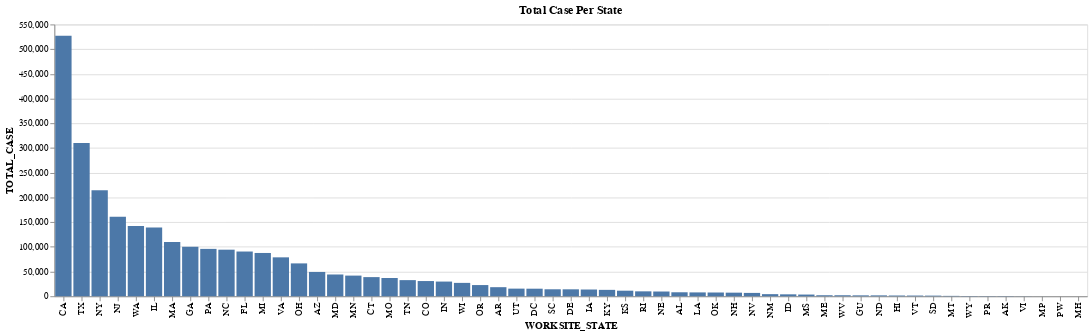

Notebook code cell kept with this figure:
### Markdown cell above
🔍 **Analysis:**

### Code cell
# get the number of cases for each state and sort it descendingly
state_count = df.groupby(['WORKSITE_STATE'])['WORKSITE_STATE'].count().reset_index(name='TOTAL_CASE')
state_count = state_count.sort_values('TOTAL_CASE', ascending=False)

# plot the bar plot of the case number for each state
# https://stackoverflow.com/questions/52877697/order-bar-chart-in-altair
alt.Chart(state_count, title='Total Case Per State').mark_bar().encode(
  alt.X('WORKSITE_STATE', sort=alt.EncodingSortField(field="WORKSITE_STATE", op="count", order='descending')),
  alt.Y('TOTAL_CASE'),
  tooltip='TOTAL_CASE'
)

### Figure 1 — Vega-Lite specification as saved in the notebook (floating-point values rounded to 4 significant figures)
{"config": {"view": {"continuousWidth": 400, "continuousHeight": 300}}, "data": {"name": "data-185fb9410fd6f9b9c1e901ca671077eb"}, "mark": "bar", "encoding": {"tooltip": {"field": "TOTAL_CASE", "type": "quantitative"}, "x": {"field": "WORKSITE_STATE", "sort": {"field": "WORKSITE_STATE", "op": "count", "order": "descending"}, "type": "nominal"}, "y": {"field": "TOTAL_CASE", "type": "quantitative"}}, "title": "Total Case Per State", "$schema": "https://vega.github.io/schema/vega-lite/v4.17.0.json", "datasets": {"data-185fb9410fd6f9b9c1e901ca671077eb": [{"WORKSITE_STATE": "CA", "TOTAL_CASE": 527209}, {"WORKSITE_STATE": "TX", "TOTAL_CASE": 310177}, {"WORKSITE_STATE": "NY", "TOTAL_CASE": 214280}, {"WORKSITE_STATE": "NJ", "TOTAL_CASE": 160963}, {"WORKSITE_STATE": "WA", "TOTAL_CASE": 142071}, {"WORKSITE_STATE": "IL", "TOTAL_CASE": 139157}, {"WORKSITE_STATE": "MA", "TOTAL_CASE": 110035}, {"WORKSITE_STATE": "GA", "TOTAL_CASE": 100180}, {"WORKSITE_STATE": "PA", "TOTAL_CASE": 95884}, {"WORKSITE_STATE": "NC", "TOTAL_CASE": 94264}, {"WORKSITE_STATE": "FL", "TOTAL_CASE": 90532}, {"WORKSITE_STATE": "MI", "TOTAL_CASE": 87612}, {"WORKSITE_STATE": "VA", "TOTAL_CASE": 78753}, {"WORKSITE_STATE": "OH", "TOTAL_CASE": 66514}, {"WORKSITE_STATE": "AZ", "TOTAL_CASE": 49209}, {"WORKSITE_STATE": "MD", "TOTAL_CASE": 44061}, {"WORKSITE_STATE": "MN", "TOTAL_CASE": 41807}, {"WORKSITE_STATE": "CT", "TOTAL_CASE": 38751}, {"WORKSITE_STATE": "MO", "TOTAL_CASE": 36971}, {"WORKSITE_STATE": "TN", "TOTAL_CASE": 32653}, {"WORKSITE_STATE": "CO", "TOTAL_CASE": 30796}, {"WORKSITE_STATE": "IN", "TOTAL_CASE": 29737}, {"WORKSITE_STATE": "WI", "TOTAL_CASE": 27080}, {"WORKSITE_STATE": "OR", "TOTAL_CASE": 22663}, {"WORKSITE_STATE": "AR", "TOTAL_CASE": 18375}, {"WORKSITE_STATE": "UT", "TOTAL_CASE": 15449}, {"WORKSITE_STATE": "DC", "TOTAL_CASE": 15307}, {"WORKSITE_STATE": "SC", "TOTAL_CASE": 14116}, {"WORKSITE_STATE": "DE", "TOTAL_CASE": 14055}, {"WORKSITE_STATE": "IA", "TOTAL_CASE": 13646}, {"WORKSITE_STATE": "KY", "TOTAL_CASE": 12951}, {"WORKSITE_STATE": "KS", "TOTAL_CASE": 11271}, {"WORKSITE_STATE": "RI", "TOTAL_CASE": 9950}, {"WORKSITE_STATE": "NE", "TOTAL_CASE": 9616}, {"WORKSITE_STATE": "AL", "TOTAL_CASE": 8063}, {"WORKSITE_STATE": "LA", "TOTAL_CASE": 7807}, {"WORKSITE_STATE": "OK", "TOTAL_CASE": 7602}, {"WORKSITE_STATE": "NH", "TOTAL_CASE": 7287}, {"WORKSITE_STATE": "NV", "TOTAL_CASE": 6784}, {"WORKSITE_STATE": "NM", "TOTAL_CASE": 4275}, {"WORKSITE_STATE": "ID", "TOTAL_CASE": 3908}, {"WORKSITE_STATE": "MS", "TOTAL_CASE": 3455}, {"WORKSITE_STATE": "ME", "TOTAL_CASE": 2058}, {"WORKSITE_STATE": "WV", "TOTAL_CASE": 2038}, {"WORKSITE_STATE": "GU", "TOTAL_CASE": 1829}, {"WORKSITE_STATE": "ND", "TOTAL_CASE": 1806}, {"WORKSITE_STATE": "HI", "TOTAL_CASE": 1526}, {"WORKSITE_STATE": "VT", "TOTAL_CASE": 1435}, {"WORKSITE_STATE": "SD", "TOTAL_CASE": 1288}, {"WORKSITE_STATE": "MT", "TOTAL_CASE": 792}, {"WORKSITE_STATE": "WY", "TOTAL_CASE": 522}, {"WORKSITE_STATE": "PR", "TOTAL_CASE": 456}, {"WORKSITE_STATE": "AK", "TOTAL_CASE": 447}, {"WORKSITE_STATE": "VI", "TOTAL_CASE": 199}, {"WORKSITE_STATE": "MP", "TOTAL_CASE": 64}, {"WORKSITE_STATE": "PW", "TOTAL_CASE": 1}, {"WORKSITE_STATE": "MH", "TOTAL_CASE": 1}]}}
